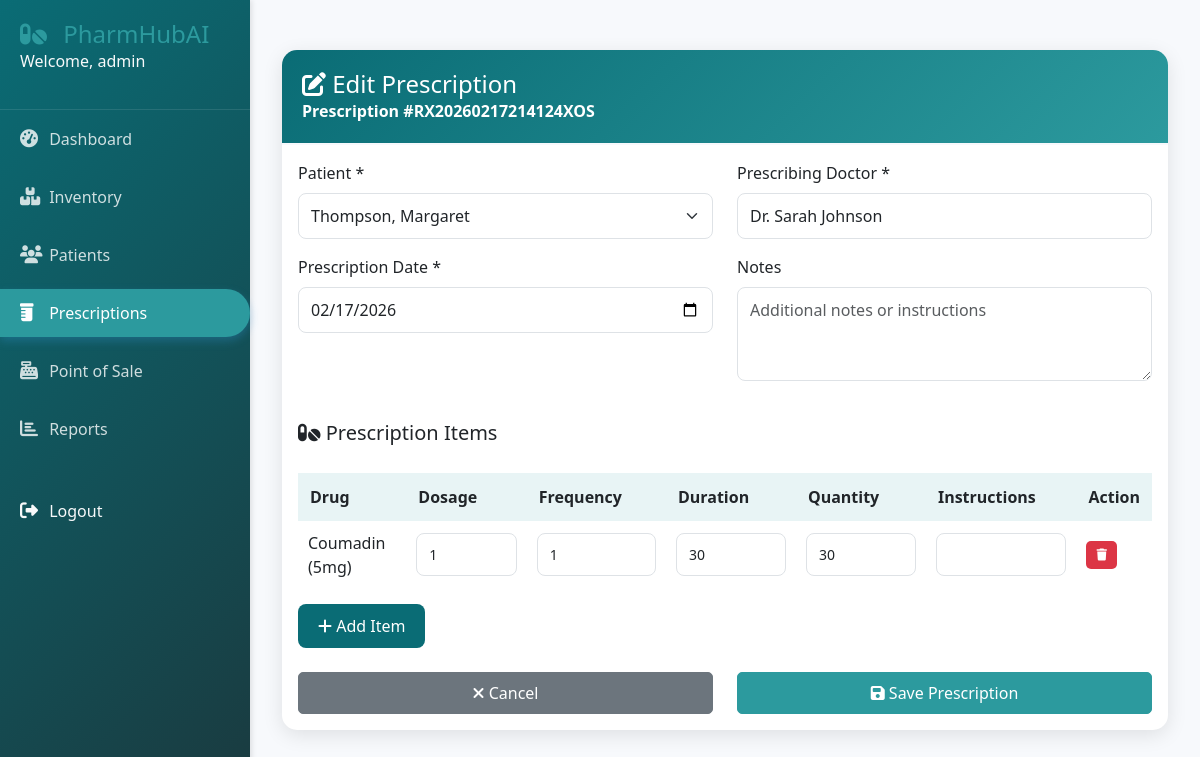
Page /prescriptions/1/edit/ (signed in) on the committed database.
### prescriptions/models.py (models this page shows, shortened)
class Prescription(models.Model):
    STATUS_CHOICES = (
        ('pending', 'Pending'),
        ('verified', 'Verified'),
        ('dispensed', 'Dispensed'),
        ('cancelled', 'Cancelled'),
        ('on_hold', 'On Hold'),
    )
    pharmacy = models.ForeignKey('accounts.Pharmacy', on_delete=models.CASCADE, null=True)
    prescription_number = models.CharField(max_length=50, unique=True)
    patient = models.ForeignKey(Patient, on_delete=models.CASCADE, related_name='prescriptions')
    prescribed_by = models.CharField(max_length=200)  # Doctor's name
    prescribed_date = models.DateField()
    pharmacist = models.ForeignKey(User, on_delete=models.SET_NULL, null=True, related_name='processed_prescriptions')
    status = models.CharField(max_length=20, choices=STATUS_CHOICES, default='pending')
    notes = models.TextField(blank=True)
    created_at = models.DateTimeField(auto_now_add=True)
    updated_at = models.DateTimeField(auto_now=True)
    class Meta:
        ordering = ['-created_at']

class PrescriptionItem(models.Model):
    prescription = models.ForeignKey(Prescription, on_delete=models.CASCADE, related_name='items')
    drug = models.ForeignKey(Drug, on_delete=models.CASCADE)
    batch = models.ForeignKey(Batch, on_delete=models.SET_NULL, null=True)
    dosage = models.CharField(max_length=100)  # e.g., "1 tablet"
    frequency = models.CharField(max_length=100)  # e.g., "twice daily"
    duration = models.CharField(max_length=50)  # e.g., "7 days"
    quantity = models.PositiveIntegerField()
    instructions = models.TextField(blank=True)
    substituted = models.BooleanField(default=False)

### inventory/models.py (models this page shows, shortened)
class Drug(models.Model):
    DRUG_FORMS = (
        ('tablet', 'Tablet'),
        ('capsule', 'Capsule'),
        ('liquid', 'Liquid'),
        ('injection', 'Injection'),
        ('cream', 'Cream'),
        ('ointment', 'Ointment'),
        ('inhaler', 'Inhaler'),
    )
    pharmacy = models.ForeignKey('accounts.Pharmacy', on_delete=models.CASCADE, null=True)
    name = models.CharField(max_length=200)
    generic_name = models.CharField(max_length=200)
    rxcui = models.CharField(max_length=20, unique=True, null=True, blank=True)
    form = models.CharField(max_length=20, choices=DRUG_FORMS)
    strength = models.CharField(max_length=50)  # e.g., "500mg"
    manufacturer = models.CharField(max_length=200)
    description = models.TextField(blank=True)
    requires_prescription = models.BooleanField(default=True)
    created_at = models.DateTimeField(auto_now_add=True)
    updated_at = models.DateTimeField(auto_now=True)
    class Meta:
        indexes = [
            models.Index(fields=['name']),
            models.Index(fields=['rxcui']),
        ]

### prescriptions/views.py (the view)
# urls.py: path('<int:pk>/edit/', views.prescription_edit, name='edit'),
@login_required
def prescription_edit(request, pk):
    prescription = get_object_or_404(Prescription, pk=pk)
    if prescription.status not in ['pending', 'on_hold']:
        messages.error(request, 'Cannot edit prescription in current status.')
        return redirect('prescriptions:detail', pk=pk)
    if request.method == 'POST':
        form = PrescriptionForm(request.POST, instance=prescription)
        if form.is_valid():
            form.save()
            messages.success(request, 'Prescription updated successfully.')
            return redirect('prescriptions:detail', pk=pk)
    else:
        form = PrescriptionForm(instance=prescription)
    items = prescription.items.select_related('drug').all()
    context = {
        'form': form,
        'prescription': prescription,
        'items': items,
        'drugs': Drug.objects.all()
    }
    return render(request, 'prescriptions/edit.html', context)

### prescriptions/forms.py (shortened to what this page needs)
class PrescriptionForm(forms.ModelForm):
    class Meta:
        model = Prescription
        fields = ['patient', 'prescribed_by', 'prescribed_date', 'notes']
        widgets = {
            'patient': forms.Select(attrs={
                'class': 'form-select',
                'id': 'patient-select'
            }),
            'prescribed_by': forms.TextInput(attrs={
                'class': 'form-control',
                'placeholder': "Doctor's Name"
            }),
            'prescribed_date': forms.DateInput(attrs={
                'class': 'form-control',
                'type': 'date',
                'max': timezone.now().date().isoformat()
            }),
            'notes': forms.Textarea(attrs={
                'class': 'form-control',
                'rows': 3,
                'placeholder': 'Additional notes or instructions'
            }),
        }

### patients/models.py (called while the page is built)
    def __str__(self):
        return f"{self.last_name}, {self.first_name}"

### templates/prescriptions/edit.html (shortened to what this page needs)
{% extends 'base.html' %}
{% load static %}
{% block content %}
<div class="container prescription-container">
    <div class="card">
        <div class="card-header">
            <h4 class="mb-0"><i class="fas fa-edit"></i> Edit Prescription</h4>
            <p class="mb-0">Prescription #{{ prescription.prescription_number }}</p>
        </div>
        <div class="card-body">
            <form method="post" id="prescriptionForm">
                <div class="row">
                    <div class="col-md-6 mb-3">
                        <label for="patient" class="form-label">Patient *</label>
                        {{ form.patient }}
                    </div>
                    <div class="col-md-6 mb-3">
                        <label for="prescribed_by" class="form-label">Prescribing Doctor *</label>
                        {{ form.prescribed_by }}
                    </div>
                </div>
                <div class="row">
                    <div class="col-md-6 mb-3">
                        <label for="prescribed_date" class="form-label">Prescription Date *</label>
                        {{ form.prescribed_date }}
                    </div>
                    <div class="col-md-6 mb-3">
                        <label for="notes" class="form-label">Notes</label>
                        {{ form.notes }}
                    </div>
                </div>
            </form>
            <h5 class="mt-4"><i class="fas fa-pills"></i> Prescription Items</h5>
            <div class="table-responsive">
                <table class="items-table" id="items-table">
                    <thead>
                        <tr>
                            <th>Drug</th>
                            <th>Dosage</th>
                            <th>Frequency</th>
                            <th>Duration</th>
                            <th>Quantity</th>
                            <th>Instructions</th>
                            <th>Action</th>
                        </thead>
                    <tbody id="items-tbody">
                        {% for item in items %}
                        <tr data-item-id="{{ item.id }}">
                            <td>
                                {{ item.drug.name }} ({{ item.drug.strength }})
                            </td>
                            <td><input type="text" name="dosage[]" value="{{ item.dosage }}" class="form-control form-control-sm" required></td>
                            <td><input type="text" name="frequency[]" value="{{ item.frequency }}" class="form-control form-control-sm" required></td>
                            <td><input type="text" name="duration[]" value="{{ item.duration }}" class="form-control form-control-sm" required></td>
                            <td><input type="number" name="quantity[]" value="{{ item.quantity }}" class="form-control form-control-sm" required min="1"></td>
                            <td><input type="text" name="instructions[]" value="{{ item.instructions }}" class="form-control form-control-sm"></td>
                            <td><button type="button" class="btn-remove-item" onclick="removeItem(this)"><i class="fas fa-trash"></i></button></td>
                        </tr>
                        {% endfor %}
                    </tbody>
                </table>
            </div>
            <button type="button" class="btn-add-item" onclick="showAddItemModal()">
                <i class="fas fa-plus"></i> Add Item
            </button>
            <div class="row mt-4">
                <div class="col-md-6">
                    <a href="{% url 'prescriptions:detail' prescription.id %}" class="btn btn-secondary w-100">
                        <i class="fas fa-times"></i> Cancel
                    </a>
                </div>
                <div class="col-md-6">
                    <button type="button" class="btn btn-primary w-100" onclick="checkAndSave()">
                        <i class="fas fa-save"></i> Save Prescription
                    </button>
                </div>
            </div>
        </div>
    </div>
</div>
{% endblock %}

### templates/base.html (shortened to what this page needs)
<!DOCTYPE html>
<html lang="en">
<head>
    <link href="https://cdn.jsdelivr.net/npm/bootstrap@5.3.0-alpha1/dist/css/bootstrap.min.css" rel="stylesheet">
    <link rel="stylesheet" href="https://cdnjs.cloudflare.com/ajax/libs/font-awesome/6.4.0/css/all.min.css">
    {% load static %}
    <link rel="stylesheet" href="{% static 'css/style.css' %}">
</head>
<body>
    {% if user.is_authenticated %}
    <div class="sidebar">
        <div class="sidebar-header">
            <a style="text-decoration: none; color: #2c9a9e;" href="{%url 'accounts:landing_page'%}"><h3><i class="fas fa-pills"></i> PharmHubAI</h3></a>
            <p class="text-light">Welcome, {{ user.get_full_name|default:user.username }}</p>
        </div>
        <ul class="nav flex-column">
            <li class="nav-item">
                <a class="nav-link {% if request.path == '/dashboard' %}active{% endif %}" href="/dashboard/">
                    <i class="fas fa-tachometer-alt"></i> Dashboard
                </a>
            </li>
            <li class="nav-item">
                <a class="nav-link {% if '/inventory' in request.path %}active{% endif %}" href="/inventory/">
                    <i class="fas fa-boxes"></i> Inventory
                </a>
            </li>
            <li class="nav-item">
                <a class="nav-link {% if '/patients' in request.path %}active{% endif %}" href="/patients/">
                    <i class="fas fa-users"></i> Patients
                </a>
            </li>
            <li class="nav-item">
                <a class="nav-link {% if '/prescriptions' in request.path %}active{% endif %}" href="/prescriptions/">
                    <i class="fas fa-prescription-bottle"></i> Prescriptions
                </a>
            </li>
            <li class="nav-item">
                <a class="nav-link {% if '/sales' in request.path %}active{% endif %}" href="/sales/pos/">
                    <i class="fas fa-cash-register"></i> Point of Sale
                </a>
            </li>
            <li class="nav-item">
                <a class="nav-link {% if '/reports' in request.path %}active{% endif %}" href="/reports/">
                    <i class="fas fa-chart-bar"></i> Reports
                </a>
            </li>
            <li class="nav-item mt-4">
                <a class="nav-link text-light" href="/logout/">
                    <i class="fas fa-sign-out-alt"></i> Logout
                </a>
            </li>
        </ul>
    </div>
    {% endif %}
    <div class="main-content">
        {% block content %}{% endblock %}
    </div>
</body>
</html>

### static/css/style.css (style rules this page uses)
:root { --primary-color: #0a6c75; --secondary-color: #2c9a9e; --success-color: #10b981; --danger-color: #ef4444; --warning-color: #f59e0b; --light-bg: #f7f9fc; --dark-text: #1a3a3f; --sidebar-width: 250px; }
body { font-family: 'Segoe UI', Tahoma, Geneva, Verdana, sans-serif; background-color: var(--light-bg); color: var(--dark-text); overflow-x: hidden; }
.sidebar { position: fixed; left: 0; top: 0; height: 100vh; width: var(--sidebar-width); background: linear-gradient(135deg, var(--primary-color), var(--dark-text)); color: white; padding: 20px 0; box-shadow: 2px 0 5px rgba(0,0,0,0.1); z-index: 1000; }
.sidebar-header { padding: 0 20px 20px; border-bottom: 1px solid rgba(255,255,255,0.1); }
.sidebar-header a { text-decoration: none; }
.sidebar-header h3 { margin: 0; font-size: 24px; font-weight: 300; }
.sidebar-header h3 i { color: var(--secondary-color); margin-right: 10px; }
.sidebar .nav-link { color: rgba(255,255,255,0.8); padding: 12px 20px; margin: 5px 0; transition: all 0.3s; border-radius: 0 30px 30px 0; }
.sidebar .nav-link.active { background-color: var(--secondary-color); color: white; box-shadow: 0 4px 10px rgba(52, 152, 219, 0.3); }
.sidebar .nav-link i { width: 25px; font-size: 18px; }
.main-content { margin-left: var(--sidebar-width); padding: 20px; min-height: 100vh; }
.card { border: none; border-radius: 10px; box-shadow: 0 2px 10px rgba(0,0,0,0.05); transition: transform 0.3s, box-shadow 0.3s; margin-bottom: 20px; }
.card-header { background-color: white; border-bottom: 2px solid var(--light-bg); padding: 15px 20px; font-weight: 600; }
.btn { border-radius: 5px; padding: 8px 20px; font-weight: 500; transition: all 0.3s; }
.btn-primary { background-color: var(--secondary-color); border-color: var(--secondary-color); }
.form-control, .form-select { border-radius: 5px; border: 1px solid #ddd; padding: 10px; transition: all 0.3s; }

### templates/prescriptions/edit.html (style rules this page uses)
.prescription-container { max-width: 1200px; margin: 30px auto; }
.card { border: none; border-radius: 15px; box-shadow: 0 5px 20px rgba(0,0,0,0.1); margin-bottom: 20px; }
.card-header { background: linear-gradient(135deg, #0a6c75 0%, #2c9a9e 100%); color: white; border-radius: 15px 15px 0 0 !important; padding: 20px; }
.form-control, .form-select { border-radius: 8px; border: 1px solid #dee2e6; padding: 10px 12px; }
.items-table { width: 100%; margin-top: 20px; }
.items-table th { background: #e8f4f5; padding: 12px; font-weight: 600; }
.items-table td { padding: 10px; vertical-align: middle; }
.btn-add-item { background: #0a6c75; color: white; border: none; border-radius: 8px; padding: 10px 20px; margin-top: 15px; }
.btn-remove-item { background: #dc3545; color: white; border: none; border-radius: 5px; padding: 5px 10px; font-size: 12px; }

### rows in the picture
Prescription: prescription_number "RX20260217214124XOS", patient "Thompson, Margaret", prescribed_by "Dr. Sarah Johnson", prescribed_date "02/17/2026"
PrescriptionItem: drug.name "Coumadin", drug.strength "5mg", dosage "1", frequency "1", duration "30", quantity "30"

### other values in the picture
{{ user.get_full_name|default:user.username }} "admin"
